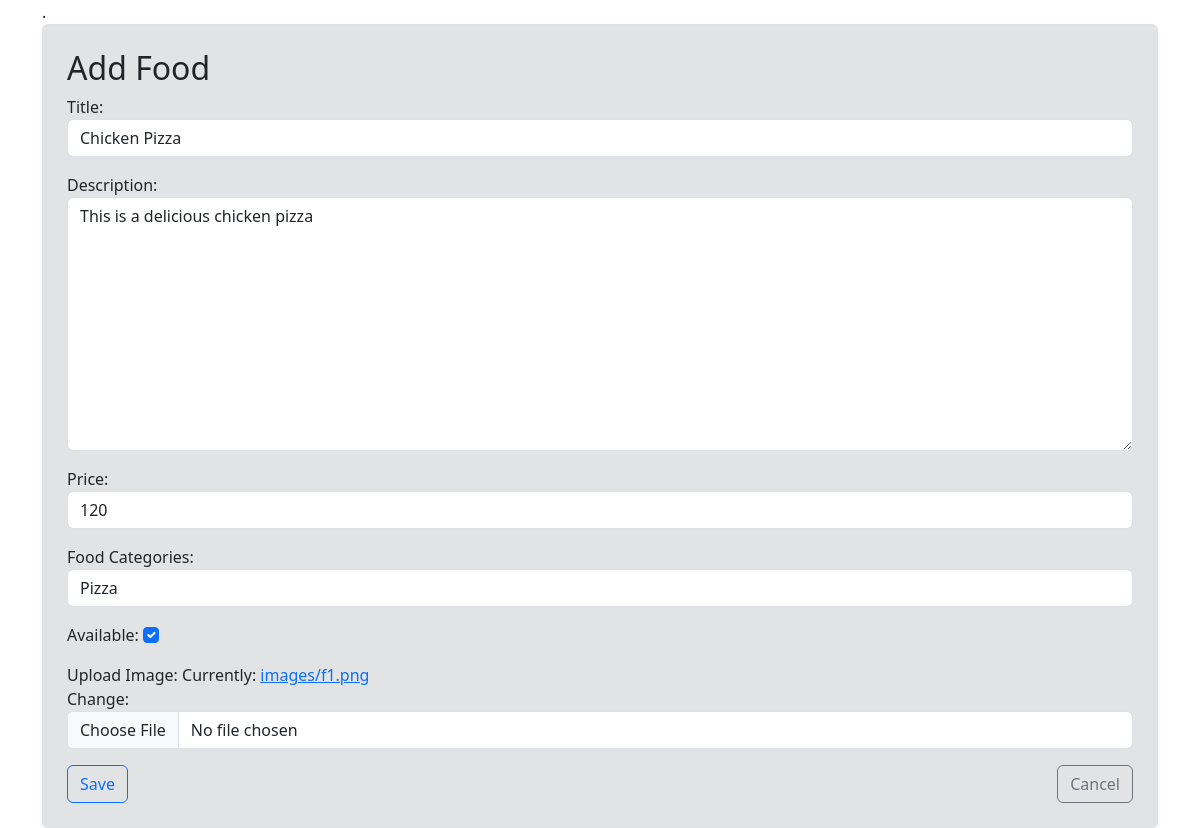
/menu/edit-food/2 (signed in), run on the app's committed database.
### menuapp/models.py (models this page shows, shortened)
class Food(models.Model):
    categories = models.ForeignKey(Category, on_delete=models.CASCADE, related_name="food")
    title = models.CharField(max_length=20)
    description = models.TextField(max_length=100)
    price = models.IntegerField()
    image = models.ImageField(upload_to='images/')
    created_at = models.DateTimeField(auto_now_add=True)
    avaiable = models.BooleanField(default=False)

### menuapp/views.py (the view)
# urls.py: path('edit-food/<int:pk>', views.edit_food, name='editfood'),
@login_required
def edit_food(request, pk):
    if not request.user.is_superuser:
        return redirect('profile')
    food = get_object_or_404(Food, pk=pk)
    if request.method == 'POST':
        form = AddMenuForm(request.POST, request.FILES, instance=food)
        if form.is_valid():
            form.save()
            return redirect("foods")
    else:
        form = AddMenuForm(instance=food)
    return render(request, 'menuapp/addmenu.html', {'form': form})

### menuapp/models.py (called while the page is built)
    def __str__(self):
        return self.name

### menuapp/templates/menuapp/addmenu.html (shortened to what this page needs)
{% extends 'menuapp/layout.html' %}
{% block content %}
<div class="bg-secondary-subtle p-4 border rounded shadow-sm">
    <h2>Add Food</h2>
    <form method="post" enctype="multipart/form-data">
        <div class="mb-3">
            {{ form.title.label_tag }}
            {{ form.title }}
        </div>
        <div class="mb-3">
            {{ form.description.label_tag }}
            {{ form.description }}
        </div>
        <div class="mb-3">
            {{ form.price.label_tag }}
            {{ form.price }}
        </div>
        <div class="mb-3">
            {{ form.categories.label_tag }}
            {{ form.categories }}
        </div>
        <div class="mb-3">
            {{ form.avaiable.label_tag }}
            {{ form.avaiable }}
        </div>
        <div class="mb-3">
            {{ form.image.label_tag }}
            {{ form.image }}
        </div>
        <div class="d-flex justify-content-between">
            <button type="submit" class="btn btn-outline-primary">Save</button>
            <a href="{% url 'foods' %}" class="btn btn-outline-secondary">Cancel</a>
        </div>
    </form>
</div>
{% endblock %}

### data on the page
Food: title "Chicken Pizza", description "This is a delicious chicken pizza", price "120", categories "Pizza", avaiable "☑"
